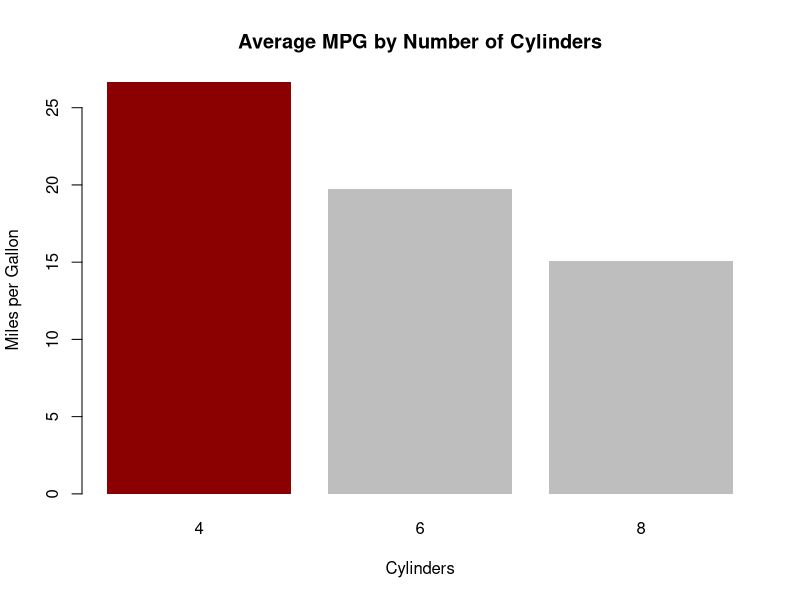

The R script that drew this image: (Note: this script raises an error after producing the figure.)
install.packages("ggplot2")
data(mtcars)
head(mtcars)
avg_mpg <- tapply(mtcars$mpg, mtcars$cyl, mean)

colors <- ifelse(avg_mpg > mean(avg_mpg), "darkred", "grey")

barplot(
  avg_mpg,
  col = colors,
  border = NA,
  main = "Average MPG by Number of Cylinders",
  xlab = "Cylinders",
  ylab = "Miles per Gallon"
)
mtcars_ordered <- mtcars
  arrange(hp)
  mutate(order = row_number())

ggplot(mtcars_ordered, aes(x = order, y = mpg)) +
  geom_line(color = "steelblue") +
  geom_point(size = 2) +
  labs(
    title = "MPG Across Cars Ordered by Horsepower",
    x = "Cars (Ordered by Horsepower)",
    y = "Miles per Gallon"
  ) +
  theme_minimal(base_size = 12)

ggplot(mtcars_ordered, aes(x = order, y = mpg, color = factor(am))) +
  geom_line() +
  geom_point(size = 2) +
  labs(
    title = "MPG Pattern by Transmission Type",
    x = "Cars (Ordered by Horsepower)",
    y = "Miles per Gallon",
    color = "Transmission"
  ) +
  scale_color_manual(labels = c("Automatic", "Manual"),
                     values = c("orange", "darkgreen")) +
  theme_minimal(base_size = 12)
